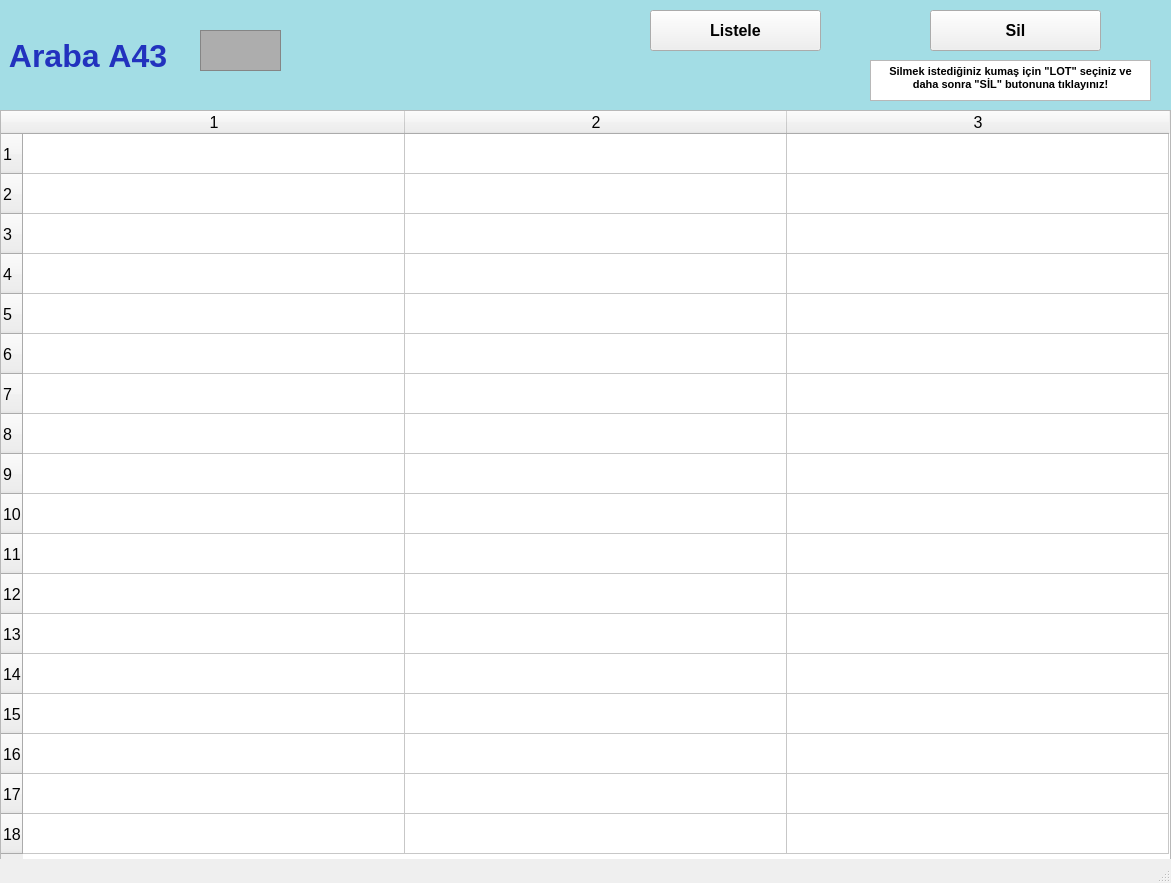
<?xml version="1.0" encoding="UTF-8"?>
<ui version="4.0">
 <class>arabalarA43_ekran</class>
 <widget class="QMainWindow" name="arabalarA43_ekran">
  <property name="geometry">
   <rect>
    <x>0</x>
    <y>0</y>
    <width>1171</width>
    <height>883</height>
   </rect>
  </property>
  <property name="font">
   <font>
    <pointsize>12</pointsize>
    <weight>50</weight>
    <bold>false</bold>
    <kerning>false</kerning>
   </font>
  </property>
  <property name="windowTitle">
   <string/>
  </property>
  <widget class="QWidget" name="centralwidget">
   <widget class="QLabel" name="arabaA1yazi_lbl">
    <property name="geometry">
     <rect>
      <x>0</x>
      <y>0</y>
      <width>1171</width>
      <height>111</height>
     </rect>
    </property>
    <property name="font">
     <font>
      <pointsize>24</pointsize>
      <weight>75</weight>
      <bold>true</bold>
     </font>
    </property>
    <property name="styleSheet">
     <string notr="true">background-color: rgb(163, 221, 229);
color: rgb(34, 50, 190);</string>
    </property>
    <property name="text">
     <string> Araba A43</string>
    </property>
   </widget>
   <widget class="QFrame" name="arabaA1_img">
    <property name="geometry">
     <rect>
      <x>200</x>
      <y>30</y>
      <width>81</width>
      <height>41</height>
     </rect>
    </property>
    <property name="styleSheet">
     <string notr="true">background-color: rgb(173, 173, 173);</string>
    </property>
    <property name="frameShape">
     <enum>QFrame::StyledPanel</enum>
    </property>
    <property name="frameShadow">
     <enum>QFrame::Raised</enum>
    </property>
   </widget>
   <widget class="QPushButton" name="listele43_btn">
    <property name="geometry">
     <rect>
      <x>650</x>
      <y>10</y>
      <width>171</width>
      <height>41</height>
     </rect>
    </property>
    <property name="font">
     <font>
      <pointsize>12</pointsize>
      <weight>75</weight>
      <bold>true</bold>
     </font>
    </property>
    <property name="text">
     <string>Listele</string>
    </property>
   </widget>
   <widget class="QTableWidget" name="A43_tw">
    <property name="geometry">
     <rect>
      <x>0</x>
      <y>110</y>
      <width>1171</width>
      <height>751</height>
     </rect>
    </property>
    <property name="baseSize">
     <size>
      <width>0</width>
      <height>0</height>
     </size>
    </property>
    <property name="rowCount">
     <number>18</number>
    </property>
    <property name="columnCount">
     <number>3</number>
    </property>
    <attribute name="horizontalHeaderVisible">
     <bool>true</bool>
    </attribute>
    <attribute name="horizontalHeaderCascadingSectionResizes">
     <bool>false</bool>
    </attribute>
    <attribute name="horizontalHeaderDefaultSectionSize">
     <number>382</number>
    </attribute>
    <attribute name="horizontalHeaderMinimumSectionSize">
     <number>38</number>
    </attribute>
    <attribute name="verticalHeaderDefaultSectionSize">
     <number>40</number>
    </attribute>
    <attribute name="verticalHeaderMinimumSectionSize">
     <number>23</number>
    </attribute>
    <row/>
    <row/>
    <row/>
    <row/>
    <row/>
    <row/>
    <row/>
    <row/>
    <row/>
    <row/>
    <row/>
    <row/>
    <row/>
    <row/>
    <row/>
    <row/>
    <row/>
    <row/>
    <column/>
    <column/>
    <column/>
   </widget>
   <widget class="QPushButton" name="sil43_btn">
    <property name="geometry">
     <rect>
      <x>930</x>
      <y>10</y>
      <width>171</width>
      <height>41</height>
     </rect>
    </property>
    <property name="font">
     <font>
      <pointsize>12</pointsize>
      <weight>75</weight>
      <bold>true</bold>
     </font>
    </property>
    <property name="text">
     <string>Sil</string>
    </property>
   </widget>
   <widget class="QTextBrowser" name="textBrowser">
    <property name="geometry">
     <rect>
      <x>870</x>
      <y>60</y>
      <width>281</width>
      <height>41</height>
     </rect>
    </property>
    <property name="html">
     <string>&lt;!DOCTYPE HTML PUBLIC &quot;-//W3C//DTD HTML 4.0//EN&quot; &quot;http://www.w3.org/TR/REC-html40/strict.dtd&quot;&gt;
&lt;html&gt;&lt;head&gt;&lt;meta name=&quot;qrichtext&quot; content=&quot;1&quot; /&gt;&lt;style type=&quot;text/css&quot;&gt;
p, li { white-space: pre-wrap; }
&lt;/style&gt;&lt;/head&gt;&lt;body style=&quot; font-family:'MS Shell Dlg 2'; font-size:12pt; font-weight:400; font-style:normal;&quot;&gt;
&lt;p align=&quot;center&quot; style=&quot; margin-top:0px; margin-bottom:0px; margin-left:0px; margin-right:0px; -qt-block-indent:0; text-indent:0px;&quot;&gt;&lt;span style=&quot; font-size:8pt; font-weight:600;&quot;&gt;Silmek istediğiniz kumaş için &amp;quot;LOT&amp;quot; seçiniz ve daha sonra &amp;quot;SİL&amp;quot; butonuna tıklayınız!&lt;/span&gt;&lt;/p&gt;&lt;/body&gt;&lt;/html&gt;</string>
    </property>
   </widget>
  </widget>
  <widget class="QStatusBar" name="statusbar"/>
 </widget>
 <resources/>
 <connections/>
</ui>
